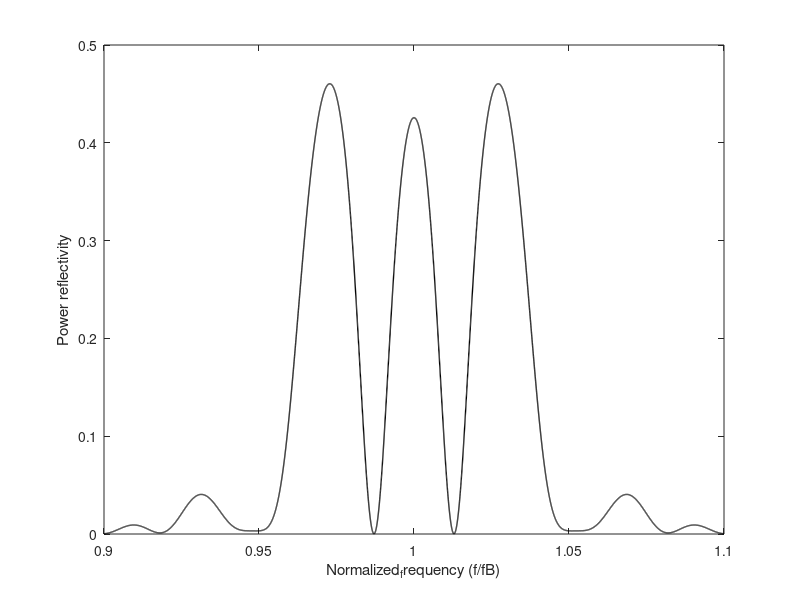

MATLAB code to generate this figure:
clear all;
fs = 0.90; fe = 1.1; 
Np = 10000;
Normalized_frequency = fs:(fe-fs)/Np:fe;
%Sets the refractive indices
% n1 = 3.717; n2 = 3.5;     %kL = 3
n1 = 3.7; n2 = 3.5907;    %kL = 1.5
%Calculate the interface constants S
S12=(1/(2*n1))*[n1+n2 n1-n2;n1-n2 n1+n2];
S21=(1/(2*n2))*[n2+n1 n2-n1;n2-n1 n2+n1];
%Set the gain coefficient g (g_frequency = 1/2 g_power)
gL = 2.5;
g = gL / 200;


for i = 1:length(Normalized_frequency)                                              
fn=Normalized_frequency(i);    
%Calculate the optical thickness
theta1 = (pi/2)*fn+1i*g;            %For slot          
theta2_1 = (pi/2)*fn+1i*g;          %For lamda       
theta2_2 = (3*pi/2)*fn+1i*3*g;      %For 2*lamda     
theta2_3 = (3*pi)*fn+1i*6*g;        %For 3.5*lamda           
theta2_4 = (2*pi)*fn+1i*4*g;        %For 2.5*lamda 
%Calculate the medium constant P
Pn1 = [exp(1i*theta1) 0;0 exp(-1i*theta1)];
Pn2_1=[exp(1i*theta2_1) 0;0 exp(-1i*theta2_1)];
Pn2_2=[exp(1i*theta2_2) 0;0 exp(-1i*theta2_2)];
Pn2_3=[exp(1i*theta2_3) 0;0 exp(-1i*theta2_3)];
Pn2_4=[exp(1i*theta2_4) 0;0 exp(-1i*theta2_4)];
%Construct the M matrix of the whole strcture
M_left = ((Pn1*S12*Pn2_1*S21)^13);
M_mid = (Pn1*S12*Pn2_2*S21)*(Pn1*S12*Pn2_1*S21)*(Pn1*S12*Pn2_2*S21)*(Pn1*S12*Pn2_3*S21)*(Pn1*S12*Pn2_2*S21)*(Pn1*S12*Pn2_1*S21)*(Pn1*S12*Pn2_2*S21)*(Pn1*S12*Pn2_1*S21)*(Pn1*S12*Pn2_1*S21)*(Pn1*S12*Pn2_1*S21)*(Pn1*S12*Pn2_4*S21)*(Pn1*S12*Pn2_2*S21)*(Pn1*S12*Pn2_2*S21);
M_right = ((Pn1*S12*Pn2_1*S21)^14);
M = M_left * M_mid * M_right;
%Calculate the reflection coefficient
Ramp = M(2,1) / M(1,1);
%Calculate the power reflection coefficient
Rpow = (abs(Ramp)).^2;
Reflectance(i)=Rpow;
end

%Set the gain coefficient g (g_frequency = 1/2 g_power)
gL = 0;
g = gL / 200;

for i = 1:length(Normalized_frequency)                                              
fn=Normalized_frequency(i);    
%Calculate the optical thickness
theta1 = (pi/2)*fn+1i*g;            %For slot          
theta2_1 = (pi/2)*fn+1i*g;          %For lamda       
theta2_2 = (3*pi/2)*fn+1i*3*g;      %For 2*lamda     
theta2_3 = (3*pi)*fn+1i*6*g;        %For 3.5*lamda           
theta2_4 = (2*pi)*fn+1i*4*g;        %For 2.5*lamda 
%Calculate the medium constant P
Pn1 = [exp(1i*theta1) 0;0 exp(-1i*theta1)];
Pn2_1=[exp(1i*theta2_1) 0;0 exp(-1i*theta2_1)];
Pn2_2=[exp(1i*theta2_2) 0;0 exp(-1i*theta2_2)];
Pn2_3=[exp(1i*theta2_3) 0;0 exp(-1i*theta2_3)];
Pn2_4=[exp(1i*theta2_4) 0;0 exp(-1i*theta2_4)];
%Construct the M matrix of the whole strcture
M_left = ((Pn1*S12*Pn2_1*S21)^13);
M_mid = (Pn1*S12*Pn2_2*S21)*(Pn1*S12*Pn2_1*S21)*(Pn1*S12*Pn2_2*S21)*(Pn1*S12*Pn2_3*S21)*(Pn1*S12*Pn2_2*S21)*(Pn1*S12*Pn2_1*S21)*(Pn1*S12*Pn2_2*S21)*(Pn1*S12*Pn2_1*S21)*(Pn1*S12*Pn2_1*S21)*(Pn1*S12*Pn2_1*S21)*(Pn1*S12*Pn2_4*S21)*(Pn1*S12*Pn2_2*S21)*(Pn1*S12*Pn2_2*S21);
M_right = ((Pn1*S12*Pn2_1*S21)^14);
M = M_left * M_mid * M_right;
%Calculate the reflection coefficient
Ramp = M(2,1) / M(1,1);
%Calculate the power reflection coefficient
Rpow = (abs(Ramp)).^2;
Reflectance_1(i)=Rpow;
end

figure;
% plot(Normalized_frequency,Reflectance,'b','LineWidth',1);
% hold on;
plot(Normalized_frequency,Reflectance_1,'k','LineWidth',1);
xlim([fs fe]);
% set(gca, 'YScale', 'log');
% ylim([10^(-6) 10^4]);
xlabel('Normalized_frequency (f/fB)');                                                   
ylabel('Power reflectivity');







